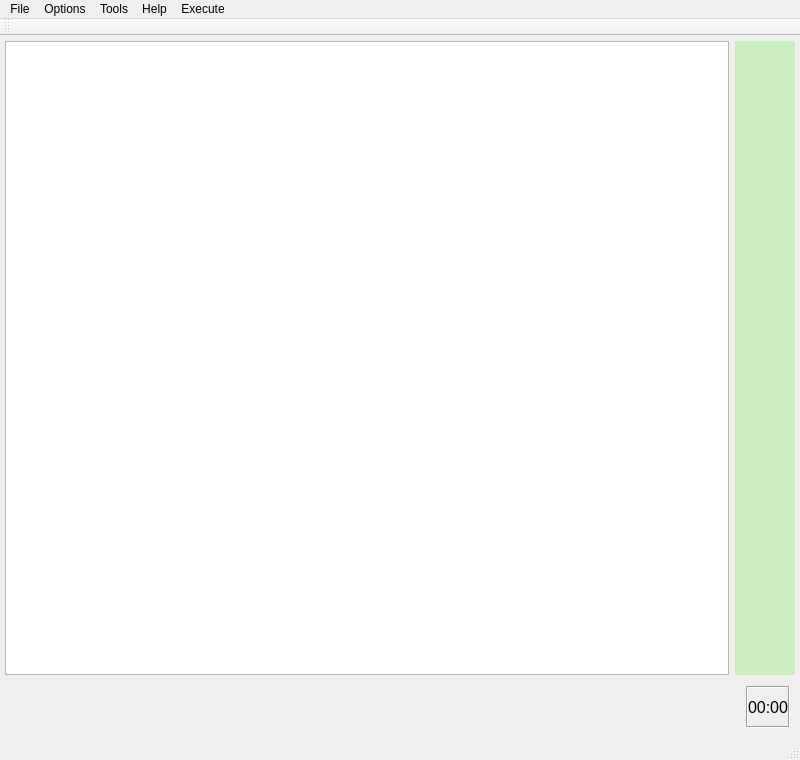
<?xml version="1.0" encoding="UTF-8"?>
<ui version="4.0">
 <class>MainWindow</class>
 <widget class="QMainWindow" name="MainWindow">
  <property name="geometry">
   <rect>
    <x>0</x>
    <y>0</y>
    <width>800</width>
    <height>760</height>
   </rect>
  </property>
  <property name="windowTitle">
   <string>mitoPrinter</string>
  </property>
  <property name="windowIcon">
   <iconset resource="resource.qrc">
    <normaloff>:/images/ico1.png</normaloff>:/images/ico1.png</iconset>
  </property>
  <widget class="QWidget" name="centralWidget">
   <layout class="QGridLayout" name="gridLayout">
    <property name="leftMargin">
     <number>5</number>
    </property>
    <property name="topMargin">
     <number>5</number>
    </property>
    <property name="rightMargin">
     <number>5</number>
    </property>
    <property name="bottomMargin">
     <number>5</number>
    </property>
    <item row="0" column="0">
     <widget class="GraphicsView" name="graphicsView"/>
    </item>
    <item row="0" column="1">
     <widget class="QWidget" name="rightWidget" native="true">
      <property name="minimumSize">
       <size>
        <width>0</width>
        <height>0</height>
       </size>
      </property>
      <property name="maximumSize">
       <size>
        <width>16000</width>
        <height>16777215</height>
       </size>
      </property>
      <property name="styleSheet">
       <string notr="true">background-color: rgb(203, 237, 191);</string>
      </property>
     </widget>
    </item>
    <item row="1" column="1">
     <layout class="QHBoxLayout" name="horizontalLayout">
      <property name="leftMargin">
       <number>5</number>
      </property>
      <property name="topMargin">
       <number>5</number>
      </property>
      <property name="rightMargin">
       <number>5</number>
      </property>
      <property name="bottomMargin">
       <number>5</number>
      </property>
      <item>
       <widget class="QWidget" name="statusLabel" native="true">
        <property name="sizePolicy">
         <sizepolicy hsizetype="Preferred" vsizetype="Preferred">
          <horstretch>0</horstretch>
          <verstretch>0</verstretch>
         </sizepolicy>
        </property>
        <property name="minimumSize">
         <size>
          <width>0</width>
          <height>42</height>
         </size>
        </property>
        <property name="baseSize">
         <size>
          <width>0</width>
          <height>42</height>
         </size>
        </property>
        <property name="styleSheet">
         <string notr="true">background-color: rgb(153, 255, 0);</string>
        </property>
       </widget>
      </item>
      <item>
       <widget class="QLabel" name="startTimeLabel">
        <property name="maximumSize">
         <size>
          <width>64</width>
          <height>16777215</height>
         </size>
        </property>
        <property name="font">
         <font>
          <pointsize>12</pointsize>
          <weight>50</weight>
          <bold>false</bold>
         </font>
        </property>
        <property name="toolTip">
         <string>Start program time.</string>
        </property>
        <property name="statusTip">
         <string/>
        </property>
        <property name="frameShape">
         <enum>QFrame::Box</enum>
        </property>
        <property name="frameShadow">
         <enum>QFrame::Sunken</enum>
        </property>
        <property name="text">
         <string>00:00</string>
        </property>
        <property name="textFormat">
         <enum>Qt::PlainText</enum>
        </property>
        <property name="alignment">
         <set>Qt::AlignCenter</set>
        </property>
       </widget>
      </item>
     </layout>
    </item>
   </layout>
  </widget>
  <widget class="QMenuBar" name="menuBar">
   <property name="geometry">
    <rect>
     <x>0</x>
     <y>0</y>
     <width>800</width>
     <height>22</height>
    </rect>
   </property>
   <widget class="QMenu" name="menuFile">
    <property name="title">
     <string>File</string>
    </property>
   </widget>
   <widget class="QMenu" name="menuOptions">
    <property name="title">
     <string>Options</string>
    </property>
   </widget>
   <widget class="QMenu" name="menuTools">
    <property name="title">
     <string>Tools</string>
    </property>
    <addaction name="actionZeroPoint_Z"/>
   </widget>
   <widget class="QMenu" name="menuHelp">
    <property name="title">
     <string>Help</string>
    </property>
   </widget>
   <widget class="QMenu" name="menuExecute">
    <property name="title">
     <string>Execute</string>
    </property>
    <addaction name="actionOpen_GCode"/>
    <addaction name="actionRun"/>
   </widget>
   <addaction name="menuFile"/>
   <addaction name="menuOptions"/>
   <addaction name="menuTools"/>
   <addaction name="menuHelp"/>
   <addaction name="menuExecute"/>
  </widget>
  <widget class="QToolBar" name="mainToolBar">
   <attribute name="toolBarArea">
    <enum>TopToolBarArea</enum>
   </attribute>
   <attribute name="toolBarBreak">
    <bool>false</bool>
   </attribute>
  </widget>
  <widget class="QStatusBar" name="statusBar"/>
  <action name="actionOpen_GCode">
   <property name="text">
    <string>Open GCode</string>
   </property>
   <property name="toolTip">
    <string>Open GCode file</string>
   </property>
  </action>
  <action name="actionRun">
   <property name="text">
    <string>Run</string>
   </property>
   <property name="toolTip">
    <string>Run Gcode program</string>
   </property>
  </action>
  <action name="actionZeroPoint_Z">
   <property name="text">
    <string>ZeroPoint Z</string>
   </property>
  </action>
 </widget>
 <layoutdefault spacing="6" margin="11"/>
 <customwidgets>
  <customwidget>
   <class>GraphicsView</class>
   <extends>QGraphicsView</extends>
   <header>opengl/graphicsview.h</header>
  </customwidget>
 </customwidgets>
 <resources>
  <include location="resource.qrc"/>
 </resources>
 <connections/>
</ui>
